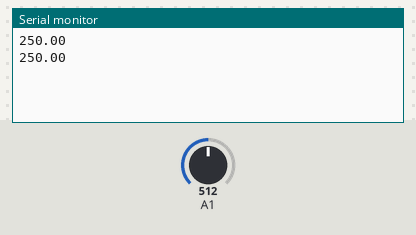
Bench run of a sketch on a simulated Arduino Uno, built with avr-gcc and run on an emulated ATmega328P. On the bench: the last lines printed to the serial monitor. The test bench sets the inputs (shaded band); at power-on: A1 = 512.

Above: at 5.8 s.
5.9 s: A1 set to 716
At 10.6 s:
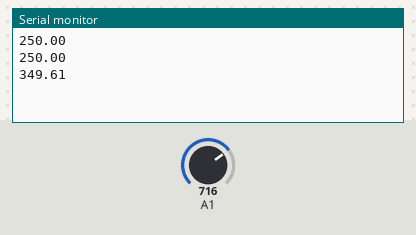
11.9 s: A1 set to 900
At 15.6 s:
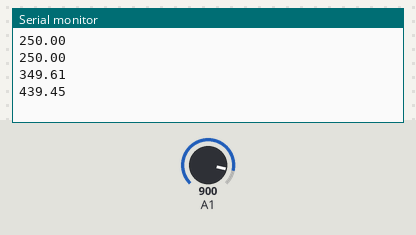
Timing chart, 0 to 17.1 s (numbered marks = the images above; inputs shaded):
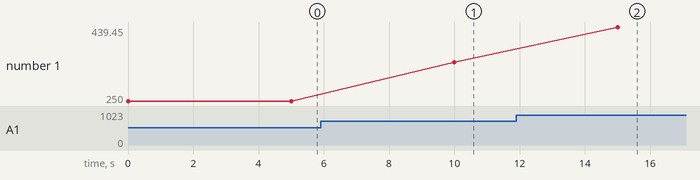

Measured:
- after the input at 5.9 s, the serial monitor: prints a new line after 4.1 s (image 1)
- after the input at 11.9 s, the serial monitor: prints a new line after 3.1 s (image 2)
- plotted number 1: 250 → 349.61 after the input at 5.9 s, 349.61 → 439.45 after the input at 11.9 s

The sketch:

Tarea3Arqui.ino
```cpp
int val;

void setup() {
  // put your setup code here, to run once:
  Serial.begin(9600);
  pinMode(A1,INPUT);
}

void loop() {
  // put your main code here, to run repeatedly
  val = analogRead (A1);
  float mv = (val/1024.0)*5000;
  float temp = mv/10;
  Serial.println(temp);
  delay(5000);
  Serial.flush();
}
```
